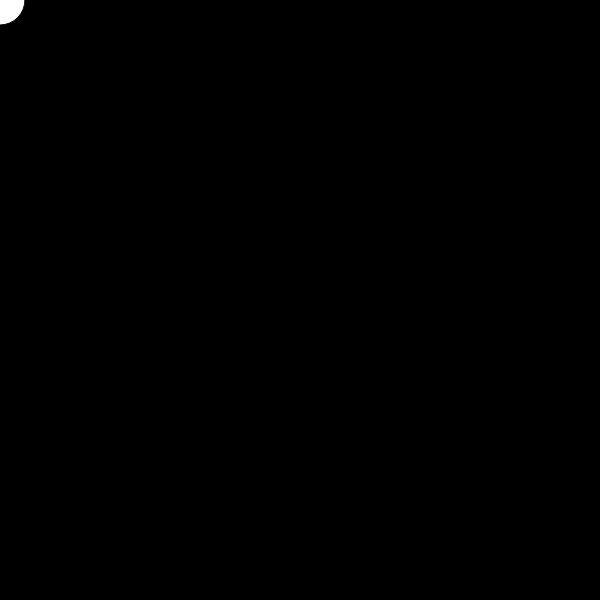
Frame 1 (no input)
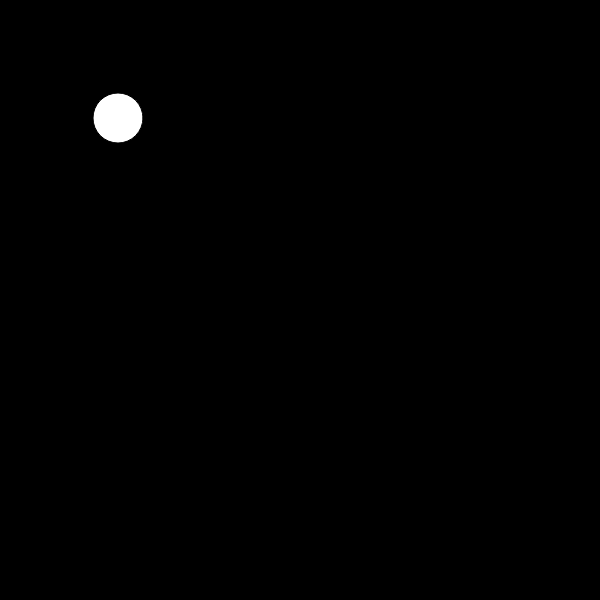
Frame 60 (no input)
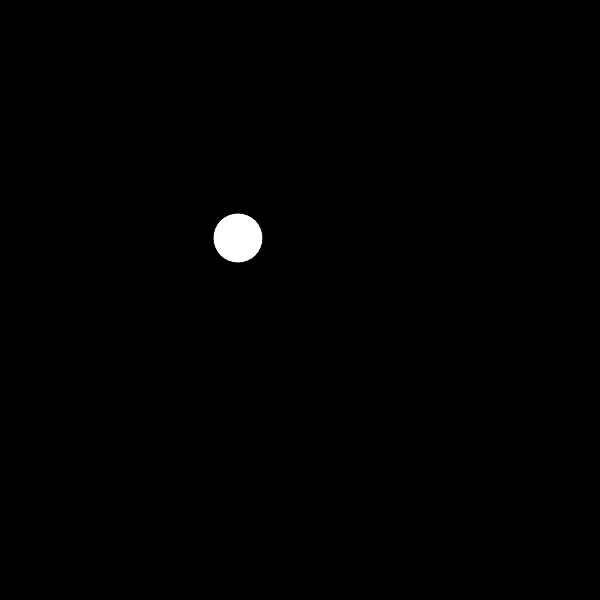
Frame 120 (the mouse pressed at the canvas centre since frame 60)

The p5.js sketch that drew these frames (run headless with seeded random() and noise() and a simulated clock; from frame 60 on, the mouse is pressed at the canvas centre):

// p5.js sketch
// ── sketch.js
let x = 0;
let y = 0
function setup() {
    createCanvas(600, 600);
}

function draw() {
    background(0);
    circle(x,y, height / 12);
    x = x +2
    y = y+2;
}
